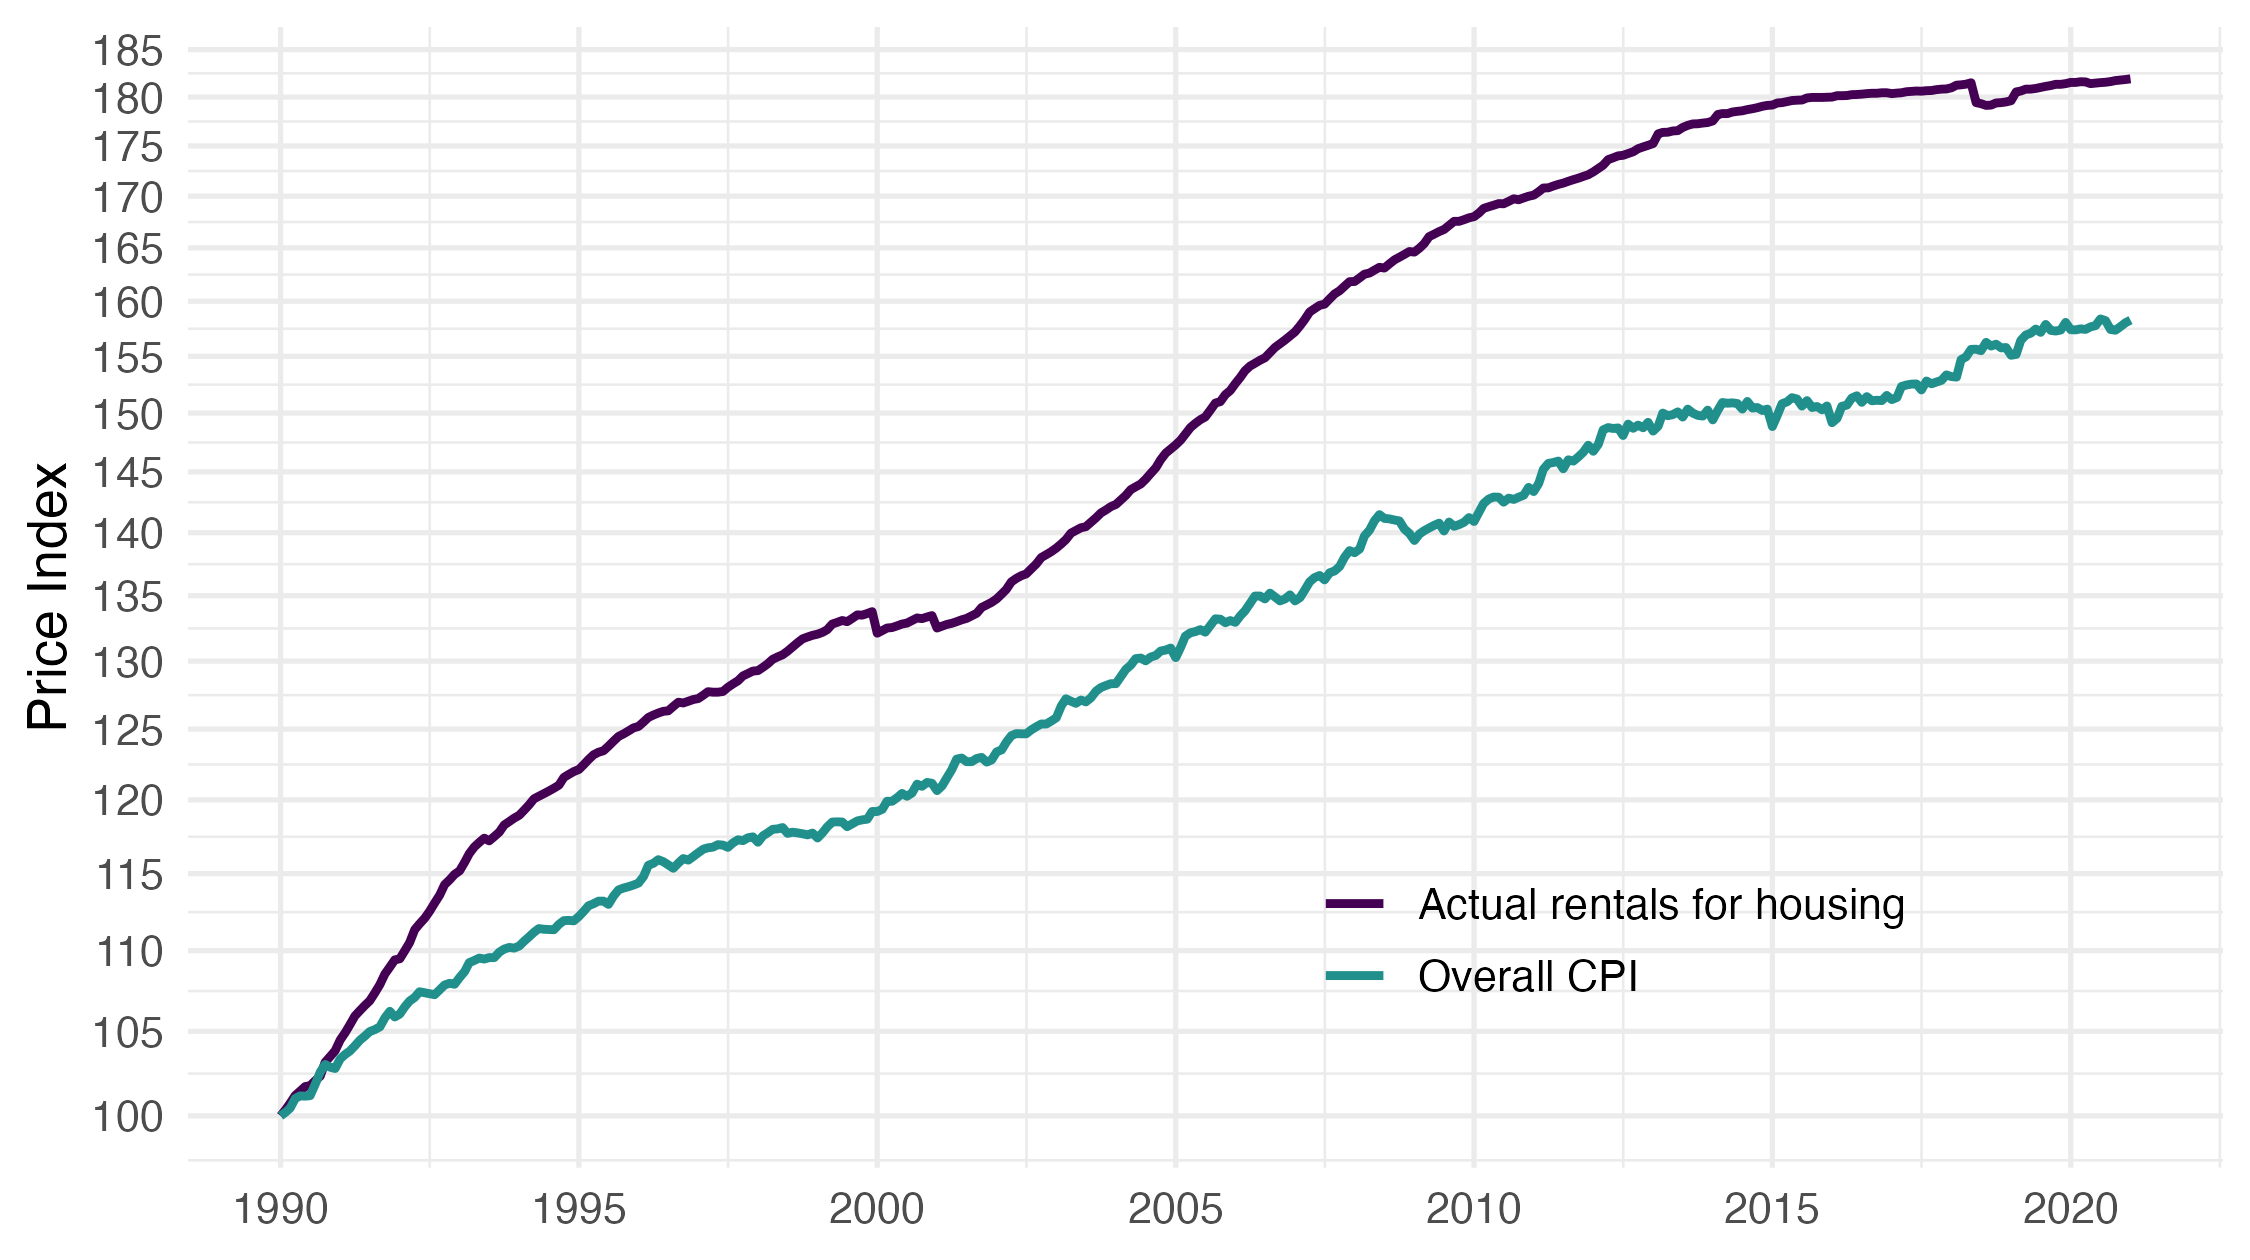

The R source for this figure:
library(tidyverse)
library(rsdmx)
library(scales)
library(viridis)

# ---- Parameters ----

idbank_codes <- c("001759970", "001763530")
min_date <- as.Date("1990-01-01")
max_date <- as.Date("2021-01-01")

# ---- Build URL ----

url <- paste0(
  "https://www.bdm.insee.fr/series/sdmx/data/SERIES_BDM/",
  paste(idbank_codes, collapse = "+")
)

# ---- Import and transform data ----

figure6 <- url |>
  readSDMX() |>
  as_tibble() |>
  transmute(
    TITLE_EN = str_remove(TITLE_EN, "All households"),
    TITLE_EN = str_extract(TITLE_EN, "Actual rentals for housing|All items"),
    TITLE_EN = factor(TITLE_EN,
                      levels = c("Actual rentals for housing", "All items"),
                      labels = c("Actual rentals for housing", "Overall CPI")),
    date = as.Date(paste0(TIME_PERIOD, "-01")),
    OBS_VALUE = as.numeric(OBS_VALUE)
  ) |>
  filter(date >= min_date, date <= max_date) |>
  group_by(TITLE_EN) |>
  arrange(date) |>
  mutate(OBS_VALUE = 100 * OBS_VALUE / OBS_VALUE[1]) |>
  ungroup()

# ---- Graph ----

ggplot(figure6, aes(x = date, y = OBS_VALUE, color = TITLE_EN)) +
  geom_line(size = 1) +
  scale_color_manual(
    values = viridis(3)[1:2]
  ) +
  scale_x_date(
    breaks = seq(1990, 2021, 5) |> paste0("-01-01") |> as.Date(),
    labels = date_format("%Y")
  ) +
  scale_y_log10(
    breaks = seq(80, 200, 5),
    labels = dollar_format(accuracy = 1, prefix = "")
  ) +
  labs(
    x = NULL,
    y = "Price Index"
  ) +
  theme_minimal(base_size = 13) +
  theme(
    legend.position = c(0.7, 0.2),
    legend.title = element_blank()
  )

# ---- Export graph ----

ggsave("figure6.png", width = 7.5, height = 4.2, bg = "white")
ggsave("figure6.pdf", width = 7.5, height = 4.2, device = cairo_pdf)

